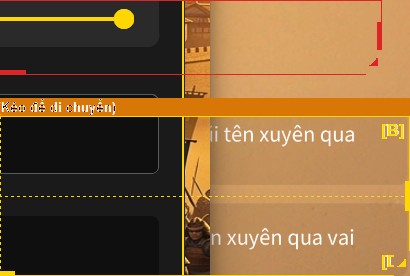
#> input picture debug_ocr/right_half.png, 410 x 276 px, found by its file name
$ python test_right.py
#> lines starting #> are read from the running program, lines starting #| are printed output that depends on the picture; after the words box and inside, x2 and y2 are one past the last pixel; in counts of white or black regions, pixels touching at a corner belong together
import cv2
import pytesseract
from src.core.config import TESSERACT_PATH
pytesseract.pytesseract.tesseract_cmd = TESSERACT_PATH

path = r'e:\Tool\QuestionROK\debug_ocr\right_half.png'
img = cv2.imread(path)
#> img is the input picture: shape (276, 410, 3); mean B, G, R 57.1, 96.2, 130
gray = cv2.cvtColor(img, cv2.COLOR_BGR2GRAY)
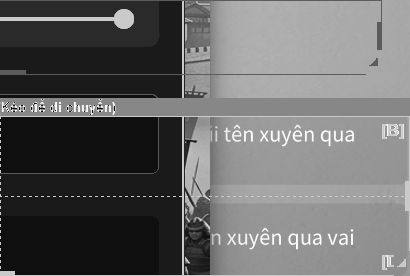
#> gray: shape (276, 410); min 12, max 255, mean 101.8
gray = cv2.resize(gray, None, fx=2.0, fy=2.0, interpolation=cv2.INTER_CUBIC)
#> gray: shape (552, 820)
_, binary = cv2.threshold(gray, 140, 255, cv2.THRESH_BINARY_INV)
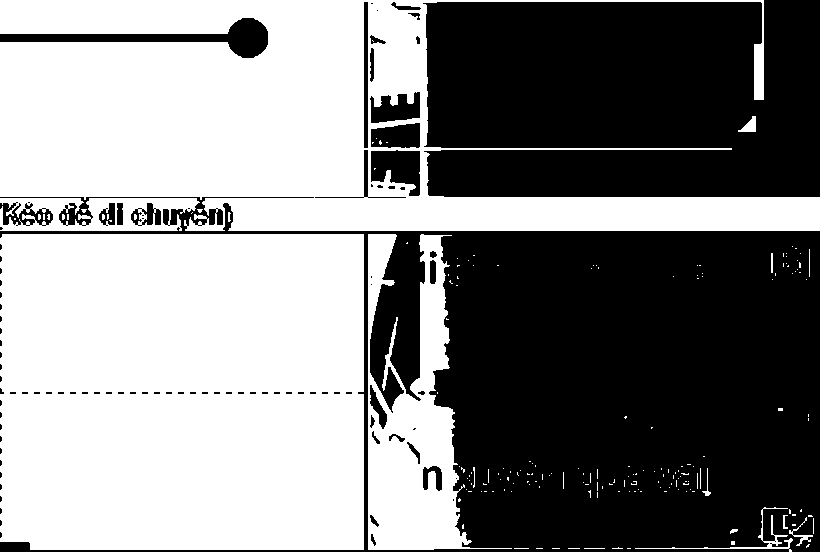
#> binary: shape (552, 820); 52.3% white; 98 black regions (70 under 20 px), largest, box (x1, y1, x2, y2) and area: (0, 197, 820, 552) 129445, (423, 0, 820, 197) 75238, (0, 18, 268, 58) 3114

#> (the run stopped early here; a loop or call above may not have finished)

$ run again, with debug_ocr/full.png copied over debug_ocr/right_half.png
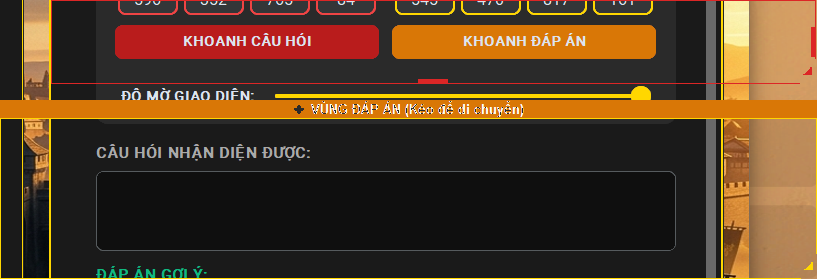
#> input picture debug_ocr/full.png, 817 x 279 px, found by its file name
#> img is the input picture: shape (279, 817, 3); mean B, G, R 36.3, 59.1, 83.1
#> `gray = cv2.cvtColor(img, cv2.COLOR_BGR2GRAY)`:
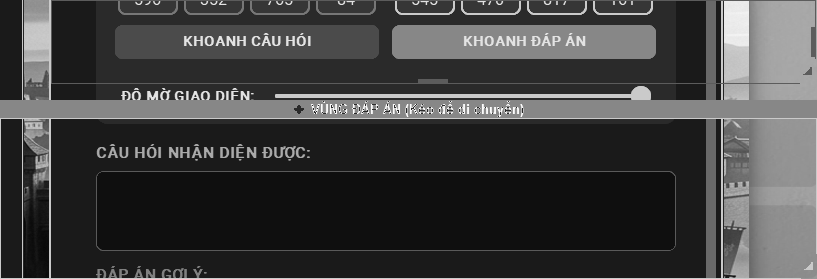
#> gray: shape (279, 817); min 7, max 253, mean 63.6
#> `_, binary = cv2.threshold(gray, 140, 255, cv2.THRESH_BINARY_INV)`:
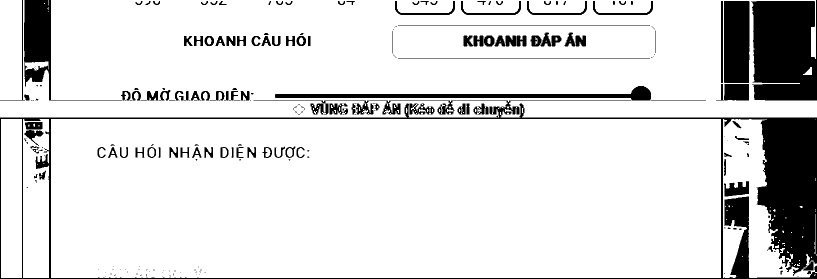
#> binary: shape (558, 1634) (shown at 1/2 size); 86.6% white; 258 black regions (135 under 20 px), largest, box (x1, y1, x2, y2) and area: (0, 201, 1634, 558) 50983, (1502, 0, 1634, 201) 24107, (1448, 2, 1499, 166) 8310

$ run again, with debug_ocr/opt_a.png copied over debug_ocr/right_half.png
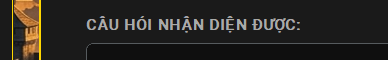
#> input picture debug_ocr/opt_a.png, 388 x 60 px, found by its file name
#> img is the input picture: shape (60, 388, 3); mean B, G, R 32.6, 36.6, 39.4
#> `gray = cv2.resize(gray, None, fx=2.0, fy=2.0, interpolation=cv2.INTER_..`:
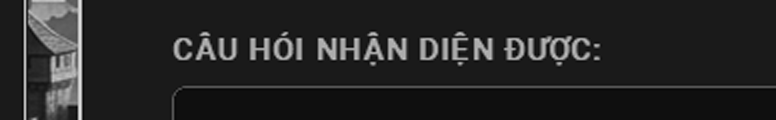
#> gray: shape (120, 776); min 0, max 227, mean 36.9
#> `_, binary = cv2.threshold(gray, 140, 255, cv2.THRESH_BINARY_INV)`:
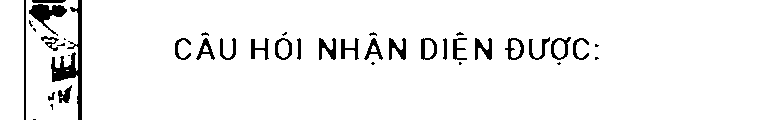
#> binary: shape (120, 776); 94.7% white; 42 black regions (17 under 20 px), largest, box (x1, y1, x2, y2) and area: (51, 0, 82, 120) 982, (29, 4, 67, 36) 475, (24, 0, 26, 120) 240
